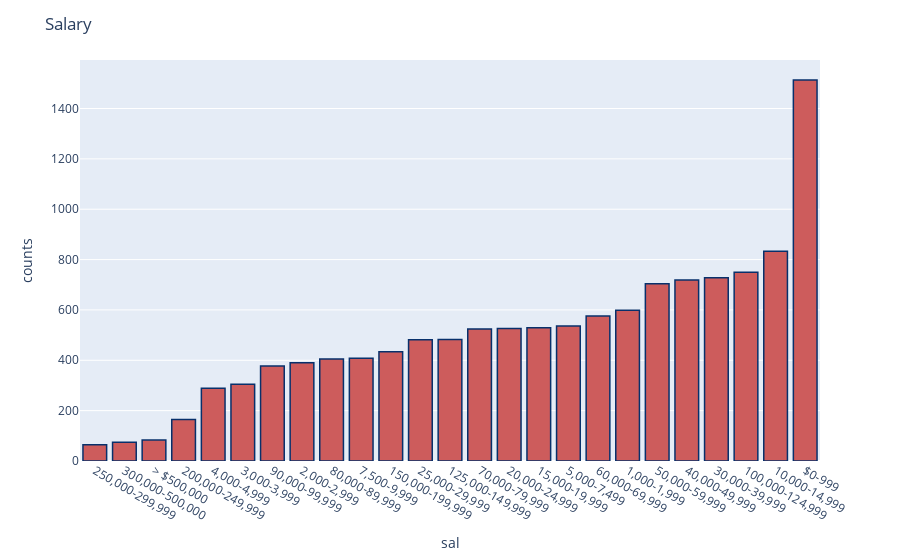

Here is the notebook cell this chart was saved with:
### Markdown cell above
Salary distribution.

### Code cell
sal_count= pd.DataFrame({'sal':df["salary"].value_counts().index, 'counts':df["salary"].value_counts().values}).sort_values("counts")
fig = px.bar(sal_count, x='sal', y='counts')
fig.update_traces(marker_color="indianred",marker_line_color='rgb(8,48,107)',
                  marker_line_width=1.5)
fig.update_layout(title_text='Salary')
py.plot(fig)
fig.show()

### Figure 1 — Plotly figure (JSON) as saved in the notebook; plotly's stock layout.template omitted (floating-point values rounded to 4 significant figures)
{"data": [{"alignmentgroup": "True", "hovertemplate": "sal=%{x}<br>counts=%{y}<extra></extra>", "legendgroup": "", "marker": {"color": "indianred", "line": {"color": "rgb(8,48,107)", "width": 1.5}, "pattern": {"shape": ""}}, "name": "", "offsetgroup": "", "orientation": "v", "showlegend": false, "textposition": "auto", "type": "bar", "x": ["250,000-299,999", "300,000-500,000", "> $500,000", "200,000-249,999", "4,000-4,999", "3,000-3,999", "90,000-99,999", "2,000-2,999", "80,000-89,999", "7,500-9,999", "150,000-199,999", "25,000-29,999", "125,000-149,999", "70,000-79,999", "20,000-24,999", "15,000-19,999", "5,000-7,499", "60,000-69,999", "1,000-1,999", "50,000-59,999", "40,000-49,999", "30,000-39,999", "100,000-124,999", "10,000-14,999", "$0-999"], "xaxis": "x", "y": [65, 74, 83, 165, 289, 305, 377, 390, 405, 408, 434, 482, 483, 524, 526, 529, 536, 576, 599, 704, 719, 728, 750, 833, 1513], "yaxis": "y"}], "layout": {"barmode": "relative", "legend": {"tracegroupgap": 0}, "margin": {"t": 60}, "title": {"text": "Salary"}, "xaxis": {"anchor": "y", "domain": [0, 1], "title": {"text": "sal"}}, "yaxis": {"anchor": "x", "domain": [0, 1], "title": {"text": "counts"}}}}
